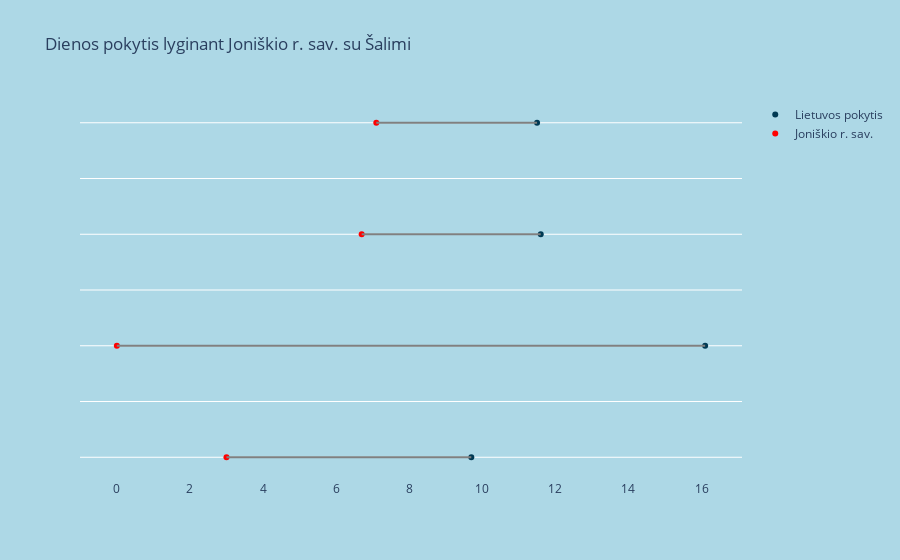

The code cell stored with this chart in its notebook:
### Code cell
my_range = range(1,5)
data1 = go.Scatter(
        x=lt_vs_rajon['Lietuva'],
        y=np.array(my_range),
        mode='markers',
        marker=dict(color='#003953'),
        name = 'Lietuvos pokytis',
        text=lt_vs_rajon.index,
        #animation_frame=1,
        
    )

data2 = go.Scatter(
        x=lt_vs_rajon[savivalda],
        y=np.array(my_range),
        mode='markers',
        #marker=dict(color='#0096d7'),
        marker=dict(color='red'),
        name = savivalda,
        text=lt_vs_rajon.index,
        #animation_frame=1,
       
    )

#Horizontal line shape
shapes=[dict(
        type='line',
        x0 = lt_vs_rajon['Lietuva'].iloc[i],
        y0 = i + 1,
        x1 = lt_vs_rajon[savivalda].iloc[i],
        y1 = i + 1,
        line = dict(
            color = 'grey',
            width = 2
        )
     ) for i in range(len(lt_vs_rajon['Lietuva']))]

layout = go.Layout(
    shapes = shapes,
    title='Dienos pokytis lyginant ' + savivalda+' su Šalimi',
    paper_bgcolor='#ADD8E6',
    plot_bgcolor='#ADD8E6',
        )




# Plot the chart
fig = go.Figure([data1, data2], layout)

fig.update_layout(
    xaxis = dict(showgrid= False,
        zeroline= False,
        ticktext = lt_vs_rajon.index
    ))
fig.update_yaxes(showticklabels=False)
fig.show()

### Figure 1 — Plotly figure (JSON) as saved in the notebook; plotly's stock layout.template omitted (floating-point values rounded to 4 significant figures)
{"data": [{"marker": {"color": "#003953"}, "mode": "markers", "name": "Lietuvos pokytis", "text": ["ab_prc_day", "ag_prc_day", "dgn_prc_day", "pcr_prc_day"], "type": "scatter", "x": [9.7, 16.1, 11.6, 11.5], "y": [1, 2, 3, 4]}, {"marker": {"color": "red"}, "mode": "markers", "name": "Joniškio r. sav.", "text": ["ab_prc_day", "ag_prc_day", "dgn_prc_day", "pcr_prc_day"], "type": "scatter", "x": [3, 0, 6.7, 7.1], "y": [1, 2, 3, 4]}], "layout": {"paper_bgcolor": "#ADD8E6", "plot_bgcolor": "#ADD8E6", "shapes": [{"line": {"color": "grey", "width": 2}, "type": "line", "x0": 9.7, "x1": 3, "y0": 1, "y1": 1}, {"line": {"color": "grey", "width": 2}, "type": "line", "x0": 16.1, "x1": 0, "y0": 2, "y1": 2}, {"line": {"color": "grey", "width": 2}, "type": "line", "x0": 11.6, "x1": 6.7, "y0": 3, "y1": 3}, {"line": {"color": "grey", "width": 2}, "type": "line", "x0": 11.5, "x1": 7.1, "y0": 4, "y1": 4}], "title": {"text": "Dienos pokytis lyginant Joniškio r. sav. su Šalimi"}, "xaxis": {"showgrid": false, "ticktext": ["ab_prc_day", "ag_prc_day", "dgn_prc_day", "pcr_prc_day"], "zeroline": false}, "yaxis": {"showticklabels": false}}}
